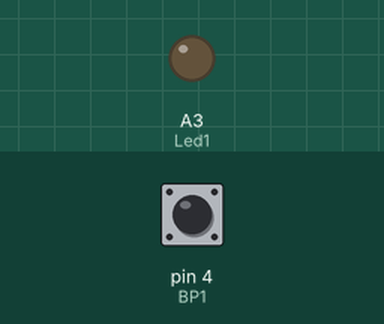
This sketch was run on a simulated Arduino Uno, built with avr-gcc and run on an emulated ATmega328P. Parts: output pins drawn as LEDs (lit = HIGH). Inputs (shaded band) come from the test bench; at power-on: pin 4 (BP1) HIGH.

Above: at 1.2 s.
1.3 s: pin 4 (BP1) pulled LOW for 0.15 s
At 1.37 s:
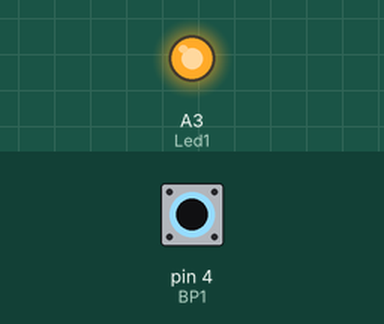
2.9 s: pin 4 (BP1) pulled LOW for 3.2 s
At 6.9 s:
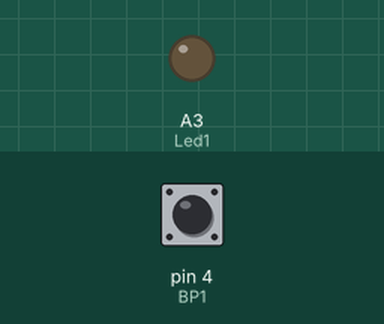
Timing chart, 0 to 8.4 s (numbered marks = the images above; inputs shaded):
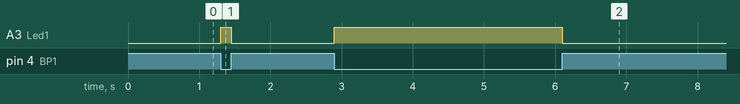

The sketch:

ex2_5.ino
```cpp
#define Led1 A3
#define BP1 4

void setup() {
pinMode(Led1,OUTPUT);
pinMode(BP1,INPUT_PULLUP);

}

void loop() {
if (digitalRead(BP1))
  {
  digitalWrite(Led1,LOW);
  }
    else
  {
    digitalWrite(Led1,HIGH);
  }
}
```

Measured:
- after the input at 1.3 s, A3 (Led1): LOW → HIGH at once, → LOW 0.15 s later
- after the input at 2.9 s, A3 (Led1): LOW → HIGH at once, → LOW 3.2 s later
